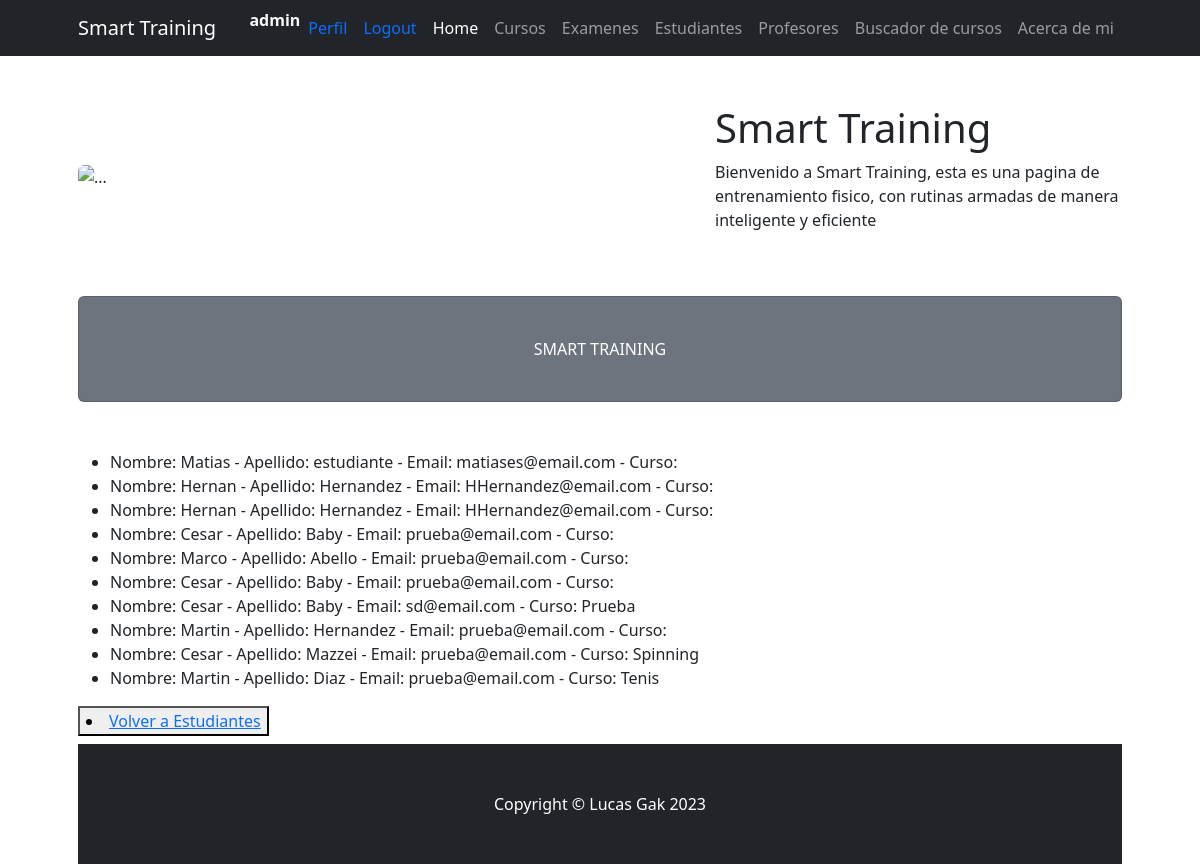
The app's page /ProjectoFinal23/leerEstudiantes (signed in), older data.
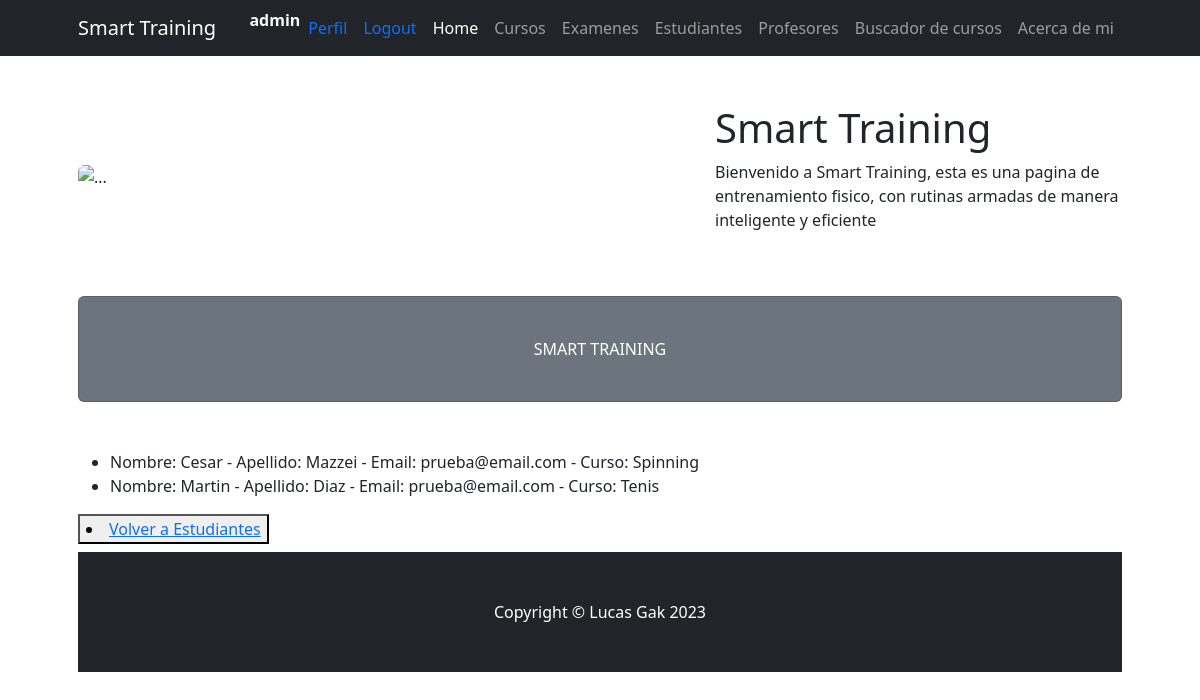
The same page, newer data.
### ProjectoFinal23/models.py (models this page shows)
class Estudiante(models.Model):
    nombre= models.CharField(max_length=30)
    apellido=models.CharField(max_length=30)
    email=models.EmailField()
    curso=models.CharField(max_length=30)
    def __str__(self):
        return f"Nombre: {self.nombre} - Apellido: {self.apellido} - Email: {self.email} - Curso: {self.curso}"

### ProjectoFinal23/views.py (the view)
# urls.py: path('leerEstudiantes', views.leerEstudiantes, name = "LeerEstudiantes"),
@login_required
def leerEstudiantes(request):
    estudiantes = Estudiante.objects.all()
    contexto = {"estudiantes":estudiantes}
    return render(request, "ProjectoFinal23/leerEstudiantes.html",contexto)

### ProjectoFinal23/templates/ProjectoFinal23/leerEstudiantes.html
{% extends 'ProjectoFinal23/padre.html' %}
{% load static %}
{% block section1 %}
<ul>
    {% for p in estudiantes %}
    <li>{{p}}</li>
{% endfor %}
</ul>
<button>
    <li><a href="{% url 'estudiantes' %}"> Volver a Estudiantes</a></li>
</button>
{% endblock %}

### ProjectoFinal23/templates/ProjectoFinal23/padre.html (shortened to what this page needs)
<!DOCTYPE html>
<html lang="en">
    <head>
        {% load static %}
        <link href="{% static 'ProjectoFinal23/css/styles.css' %}" rel="stylesheet" />
    </head>
    <body>
        <nav class="navbar navbar-expand-lg navbar-dark bg-dark">
            <div class="container px-5">
                <a class="navbar-brand" href="{% url 'inicio' %}">Smart Training</a>
                <div class="collapse navbar-collapse" id="navbarSupportedContent">
                    <ul class="navbar-nav ms-auto mb-2 mb-lg-0">
                        {% if request.user.is_authenticated %}
                        <li class="nav-item"><span class="text-light"><strong>{{request.user.username}}</strong></span></li>
                        <li class="nav-item"><a class="nav-link" href="{% url 'editarPerfil' %}"><span class="text-primary">Perfil</span></a></li>
                        <li class="nav-item"><a class="nav-link" href="{% url 'logout' %}"><span class="text-primary">Logout</span></a></li>
                        {% else %}
                        <li class="nav-item"><a class="nav-link" href="{% url 'login' %}"><span class="text-primary">Login</span></a></li>
                        <li class="nav-item"><a class="nav-link" href="{% url 'register' %}"><span class="text-primary">Registrate</span></a></li>
                      {% endif %}
                        <li class="nav-item"><a class="nav-link active" aria-current="page" href="{% url 'inicio' %}">Home</a></li>
                        <li class="nav-item"><a class="nav-link" href="{% url 'cursos' %}">Cursos</a></li>
                        <li class="nav-item"><a class="nav-link" href="{% url 'examenes' %}">Examenes</a></li>
                        <li class="nav-item"><a class="nav-link" href="{% url 'estudiantes' %}">Estudiantes</a></li>
                        <li class="nav-item"><a class="nav-link" href="{% url 'profesores' %}">Profesores</a></li>
                        <li class="nav-item"><a class="nav-link" href="{% url 'buscador_curso' %}">Buscador de cursos</a></li>
                        <li class="nav-item"><a class="nav-link" href="{% url 'acercadeMi' %}">Acerca de mi</a></li>
                    </ul>
                </div>
            </div>
        </nav>
        <div class="container px-4 px-lg-5">
            <div class="row gx-4 gx-lg-5 align-items-center my-5">
                <div class="col-lg-7"><img class="img-fluid rounded mb-4 mb-lg-0" src="https://iespericberne.edu.pe/wp-content/uploads/2021/04/profesor-educacion-fisica-1.jpg" alt="..." /></div>
                <div class="col-lg-5">
                    <h1 class="font-weight-light">Smart Training</h1>
                    <p>Bienvenido a Smart Training, esta es una pagina de entrenamiento fisico, con rutinas armadas de manera inteligente y eficiente</p>
                </div>
            </div>
            <div class="card text-white bg-secondary my-5 py-4 text-center">
                <div class="card-body"><p class="text-white m-0">SMART TRAINING</p></div>
            </div>
            {% block section1 %}
            {% endblock %}
        <footer class="py-5 bg-dark">
            <div class="container px-4 px-lg-5"><p class="m-0 text-center text-white">Copyright &copy; Lucas Gak 2023</p></div>
        </footer>
    </body>
</html>

Row changes from the older to the newer data that the page shows:
removed Estudiante: nombre+apellido+email "Nombre: Matias - Apellido: estudiante - Email: matiases@email.com - Curso:"
removed Estudiante: nombre+apellido+email "Nombre: Hernan - Apellido: Hernandez - Email: HHernandez@email.com - Curso:"
removed Estudiante: nombre+apellido+email "Nombre: Hernan - Apellido: Hernandez - Email: HHernandez@email.com - Curso:"
removed Estudiante: nombre+apellido+email "Nombre: Cesar - Apellido: Baby - Email: prueba@email.com - Curso:"
removed Estudiante: nombre+apellido+email "Nombre: Marco - Apellido: Abello - Email: prueba@email.com - Curso:"
removed Estudiante: nombre+apellido+email "Nombre: Cesar - Apellido: Baby - Email: prueba@email.com - Curso:"
removed Estudiante: nombre+apellido+email "Nombre: Cesar - Apellido: Baby - Email: sd@email.com - Curso: Prueba"
removed Estudiante: nombre+apellido+email "Nombre: Martin - Apellido: Hernandez - Email: prueba@email.com - Curso:"
